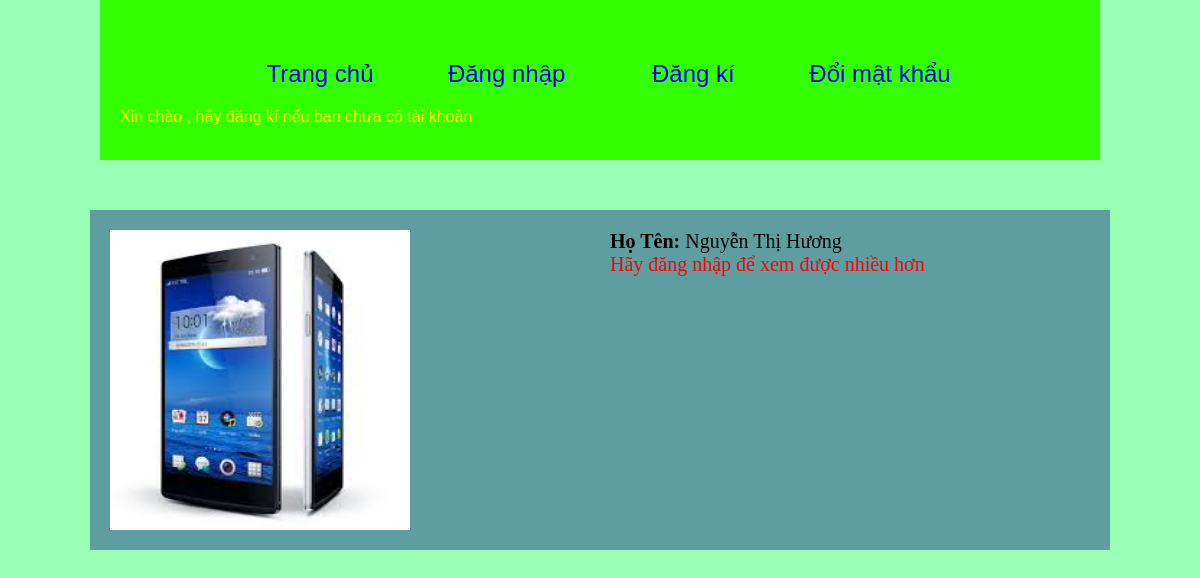
The app's page /index.php?page_layout=chi_tiet&id=21 with its own data.
### tables this page shows
CREATE TABLE IF NOT EXISTS `profile` (
  `ID` int(10) NOT NULL AUTO_INCREMENT,
  `TEN` varchar(50) DEFAULT NULL,
  `TEN_DN` varchar(50) DEFAULT NULL,
  `EMAIL` varchar(50) DEFAULT NULL,
  `PHONE` varchar(11) DEFAULT NULL,
  `ANH` varchar(255) DEFAULT NULL,
  `MO_TA` varchar(255) DEFAULT NULL,
  `MAT_KHAU` varchar(255) DEFAULT NULL,
  `ID_QUYEN` int(10) DEFAULT NULL,
  `nguoi_gt` varchar(50) NOT NULL,
  `ngay` datetime NOT NULL DEFAULT CURRENT_TIMESTAMP,
  PRIMARY KEY (`ID`)
);

### chi_tiet.php (the view, shortened to what this page needs)
<?php
$id = $_GET['id'];
$sql = "SELECT * FROM profile WHERE ID =".$id;
$query = mysql_query($sql);
$row = mysql_fetch_array($query);
$sql1 = mysql_query("SELECT * FROM profile WHERE nguoi_gt = '".$row['TEN_DN']."'");
$row1 = mysql_fetch_array($sql1);
$quyen = '';
if(isset($_SESSION['quyen'])){
	$quyen = $_SESSION['quyen'];
} else{
	$quyen = 4;
}
?>
<!DOCTYPE html PUBLIC "-//W3C//DTD XHTML 1.0 Transitional//EN" "http://www.w3.org/TR/xhtml1/DTD/xhtml1-transitional.dtd">
<html xmlns="http://www.w3.org/1999/xhtml">
<head>
<link rel="stylesheet" type="text/css" href="style.css" />
</head>
<body>
<div class="main" style="padding:20px 0px 20px 20px; height:300px">
    <div id="left">
        <img src="anh/<?php if($row['ANH']!=''){echo $row['ANH'];} else{echo 'user.jpg';}?>" alt="anh_dai_dien" style="width:300px; height:300px"/>
    </div>
    <div id="right">
    	<ul>
            <li><p>Họ Tên: <span><?php echo $row['TEN'];?></span></p></li>
            <?php
                if($quyen!=4){
            ?>
            <li><p>Email: <span><?php echo $row['EMAIL'];?></span></p></li>
            <li><p>Phone: <span><?php echo $row['PHONE'];?></span></p></li>
            <li><p>Mô tả: <span><?php echo $row['MO_TA'];?></span></p></li>
            <li><p>Danh sách giới thiệu: <span><?php echo $row1['TEN_DN'] ;?></span></p></li>
            <?php
                } else{echo '<span style="color: red;">Hãy đăng nhập để xem được nhiều hơn</span>';}
            ?>
        </ul>
    </div>
</div>
</body>
</html>

### style.css (style rules this page uses)
* { margin:0; padding:0; }
body { background:#99FFB4; }
.main { height:auto; background: cadetblue; width:1000px; margin:auto; margin-top:50px; padding:20px 0px; }
#left { width:50%; float:left; height:500px; }
#right { height:auto; font-size:20px; }
#right ul li p { font-weight:bolder; }
#right ul li p span { font-weight:lighter; }
ul { list-style:none; }

### records on screen
profile: ANH (picture), TEN "Nguyễn Thị Hương"
